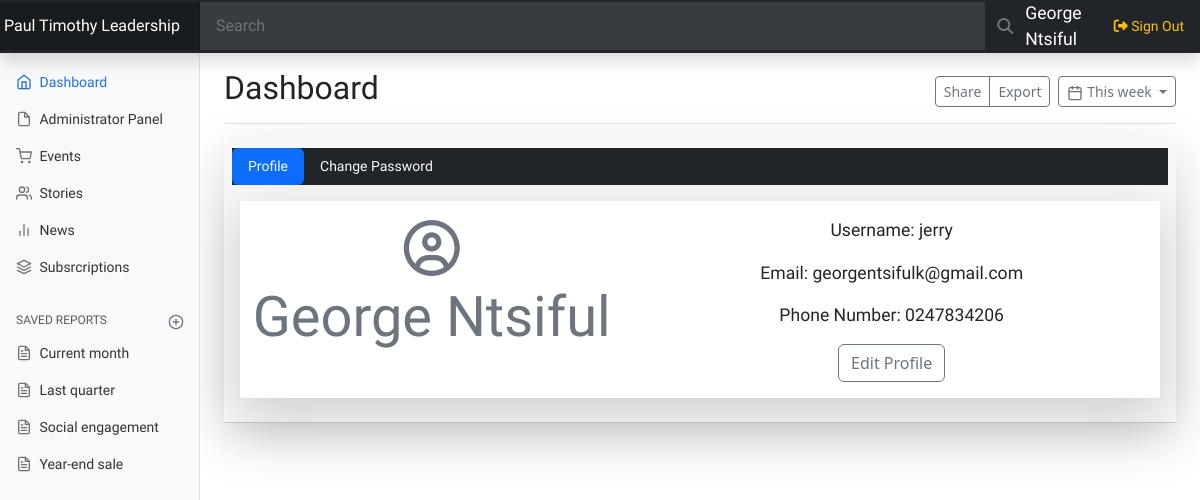
/profile.php (signed in), run on the app's committed database.
### tables this page shows
CREATE TABLE `admin_registration` (
  `id` int(11) NOT NULL,
  `firstname` char(32) NOT NULL,
  `surname` char(32) NOT NULL,
  `username` varchar(32) NOT NULL,
  `phone_number` varchar(13) NOT NULL,
  `email` varchar(50) NOT NULL,
  `password` varchar(255) NOT NULL,
  `pwd_reset_token` int(11) NOT NULL,
  `status` text NOT NULL DEFAULT 'Moderator',
  `check_status` varchar(15) NOT NULL
);

### profile.php (the view, shortened to what this page needs)
<?php
include('security.php');
include('includes/header.php');
include('includes/navbar.php');
?>
<div class="card text-center col-md-12 border-0 shadow-lg rounded-0">
    <div class="card-header">
        <ul class="nav nav-pills navbar-light  bg-dark card-header-pills mb-3" id="pills-tab" role="tablist">
            <li class="nav-item" role="presentation">
                <button class="nav-link text-light active" id="pills-profile-tab" data-bs-toggle="pill" data-bs-target="#pills-profile" type="button" role="tab" aria-controls="pills-profile" aria-selected="true">Profile</button>
            </li>
            <li class="nav-item" role="presentation">
                <button class="nav-link text-light" id="pills-change_password-tab" data-bs-toggle="pill" data-bs-target="#pills-change_password" type="button" role="tab" aria-controls="pills-change_password" aria-selected="false">Change Password</button>
            </li>
        </ul>
        <div class="tab-content" id="pills-tabContent">
            <div class="tab-pane fade show active" id="pills-profile" role="tabpanel" aria-labelledby="pills-profile-tab">
                <div class="card mb-3 border-0 shadow-lg rounded-0">
                    <div class="row g-0">
                        <div class="col-md-5">
                            <?php
                            $id = $_SESSION['users']['users_id'];
                            $query = "SELECT * FROM admin_registration WHERE id = '$id'";
                            $query_run = mysqli_query($connection, $query);
                            if ($query_run) {
                                while ($row = mysqli_fetch_array($query_run)) {
                            ?>
                            <h1 class="display-4 mt-3 text-secondary"><i class="fa fa-user-circle-o"></i><br><?php echo $row['firstname'] . " " . $row['surname']; ?></h1>
                        </div>
                        <div class="col-md-7">
                            <div class="card-body">
                                <p>Username: <?php echo  $row['username']; ?></p>
                                <p>Email: <?php echo $row['email']; ?></p>
                                <p>Phone Number: <?php echo $row['phone_number']; ?></p>
                                <button type="button" class="btn btn-outline-secondary" data-bs-toggle="modal" data-bs-target="#editprofile">
                                    Edit Profile
                                </button>
                        <?php
                                }
                            }
                        ?>
                            </div>
                        </div>
                    </div>
                </div>
            </div>
        </div>
    </div>
</div>
</div>
<?php
include('includes/footer.php');
?>

### includes/navbar.php (shortened to what this page needs)
<header class="navbar navbar-dark sticky-top bg-dark flex-md-nowrap p-0 shadow">
  <a class="navbar-brand col-md-3 col-lg-2 me-0 px-1 fs-6" href="index.php">Paul Timothy Leadership</a>
  <input class="form-control form-control-dark w-70 rounded-0 border-0" type="text" placeholder="Search">
  <button type="submit" class="btn btn-outline-secondary rounded-0 border-0 w-10"><i class="fas fa-search"></i></button>
  <span class="mr-2 d-none d-lg-inline w-20">
    <a href="profile.php" class="text-decoration-none text-white"><?php
      $id = $_SESSION['users']['users_id'];
      $query = "SELECT * FROM admin_registration WHERE id = '$id'" ;
      $query_run = mysqli_query($connection, $query);
      if($query_run){
          while($row = mysqli_fetch_array($query_run)){
            echo $row['firstname']." ". $row['surname'];
        }
      }
    ?></a>
  </span>
  <div class="navbar-nav">
    <div class="nav-item text-nowrap">
      <a class="nav-link px-3 text-warning" href="#" data-bs-toggle="modal" data-bs-target="#staticBackdrop">
        <i class="fas fa-sign-out-alt"></i> Sign Out
      </a>
    </div>
  </div>
</header>
<div class="container-fluid">
  <div class="row">
    <nav id="sidebarMenu" class="col-md-3 col-lg-2 d-md-block bg-light sidebar collapse">
      <div class="position-sticky pt-3">
        <ul class="nav flex-column">
          <li class="nav-item">
            <a class="nav-link active" aria-current="page" href="index.php">
              <span data-feather="home" class="align-text-bottom"></span>
              Dashboard
            </a>
          </li>
          <li class="nav-item">
            <a class="nav-link" href="register-admin.php">
              <span data-feather="file" class="align-text-bottom"></span>
              Administrator Panel
            </a>
          </li>
          <li class="nav-item">
            <a class="nav-link" href="events.php">
              <span data-feather="shopping-cart" class="align-text-bottom"></span>
              Events
            </a>
          </li>
          <li class="nav-item">
            <a class="nav-link" href="stories.php">
              <span data-feather="users" class="align-text-bottom"></span>
              Stories
            </a>
          </li>
          <li class="nav-item">
            <a class="nav-link" href="news.php">
              <span data-feather="bar-chart-2" class="align-text-bottom"></span>
              News
            </a>
          </li>
          <li class="nav-item">
            <a class="nav-link" href="subscriptions.php">
              <span data-feather="layers" class="align-text-bottom"></span>
              Subsrcriptions
            </a>
          </li>
        </ul>
        <h6 class="sidebar-heading d-flex justify-content-between align-items-center px-3 mt-4 mb-1 text-muted text-uppercase">
          <span>Saved reports</span>
          <a class="link-secondary" href="#" aria-label="Add a new report">
            <span data-feather="plus-circle" class="align-text-bottom"></span>
          </a>
        </h6>
        <ul class="nav flex-column mb-2">
          <li class="nav-item">
            <a class="nav-link" href="#">
              <span data-feather="file-text" class="align-text-bottom"></span>
              Current month
            </a>
          </li>
          <li class="nav-item">
            <a class="nav-link" href="#">
              <span data-feather="file-text" class="align-text-bottom"></span>
              Last quarter
            </a>
          </li>
          <li class="nav-item">
            <a class="nav-link" href="#">
              <span data-feather="file-text" class="align-text-bottom"></span>
              Social engagement
            </a>
          </li>
          <li class="nav-item">
            <a class="nav-link" href="#">
              <span data-feather="file-text" class="align-text-bottom"></span>
              Year-end sale
            </a>
          </li>
        </ul>
      </div>
    </nav>
    <main class="col-md-9 ms-sm-auto col-lg-10 px-md-4">
      <div class="d-flex justify-content-between flex-wrap flex-md-nowrap align-items-center pt-3 pb-2 mb-3 border-bottom">
        <h1 class="h2">Dashboard</h1>
        <div class="btn-toolbar mb-2 mb-md-0">
          <div class="btn-group me-2">
            <button type="button" class="btn btn-sm btn-outline-secondary">Share</button>
            <button type="button" class="btn btn-sm btn-outline-secondary">Export</button>
          </div>
          <button type="button" class="btn btn-sm btn-outline-secondary dropdown-toggle">
            <span data-feather="calendar" class="align-text-bottom"></span>
            This week
          </button>
        </div>
      </div>

### css/dashboard.css (style rules this page uses)
body { font-size: .875rem; }
.feather { width: 16px; height: 16px; }
.sidebar { position: fixed; top: 0; bottom: 0; left: 0; z-index: 100; padding: 48px 0 0; box-shadow: inset -1px 0 0 rgba(0, 0, 0, .1); }
.sidebar .nav-link { font-weight: 500; color: #333; }
.sidebar .nav-link .feather { margin-right: 4px; color: #727272; }
.sidebar .nav-link.active { color: #2470dc; }
.sidebar .nav-link:hover .feather, .sidebar .nav-link.active .feather { color: inherit; }
.sidebar-heading { font-size: .75rem; }
.navbar-brand { padding-top: .75rem; padding-bottom: .75rem; background-color: rgba(0, 0, 0, .25); box-shadow: inset -1px 0 0 rgba(0, 0, 0, .25); }
.navbar .form-control { padding: .75rem 1rem; }
.form-control-dark { color: #fff; background-color: rgba(255, 255, 255, .1); border-color: rgba(255, 255, 255, .1); }

### css/customadmin.css (style rules this page uses)
h1, h2, h3, h4, h5, h6, p, input, ul, li, span, small, strong, a, label, .nav-item { font-family: Raleway, Roboto, Sofia, Amita, Alike, Acme, sans-serif; }
p, a, label { font-size: 1.1rem; }

### data on the page
admin_registration: firstname "George", surname "Ntsiful", username "jerry", email "georgentsifulk@gmail.com", phone_number "0247834206"
